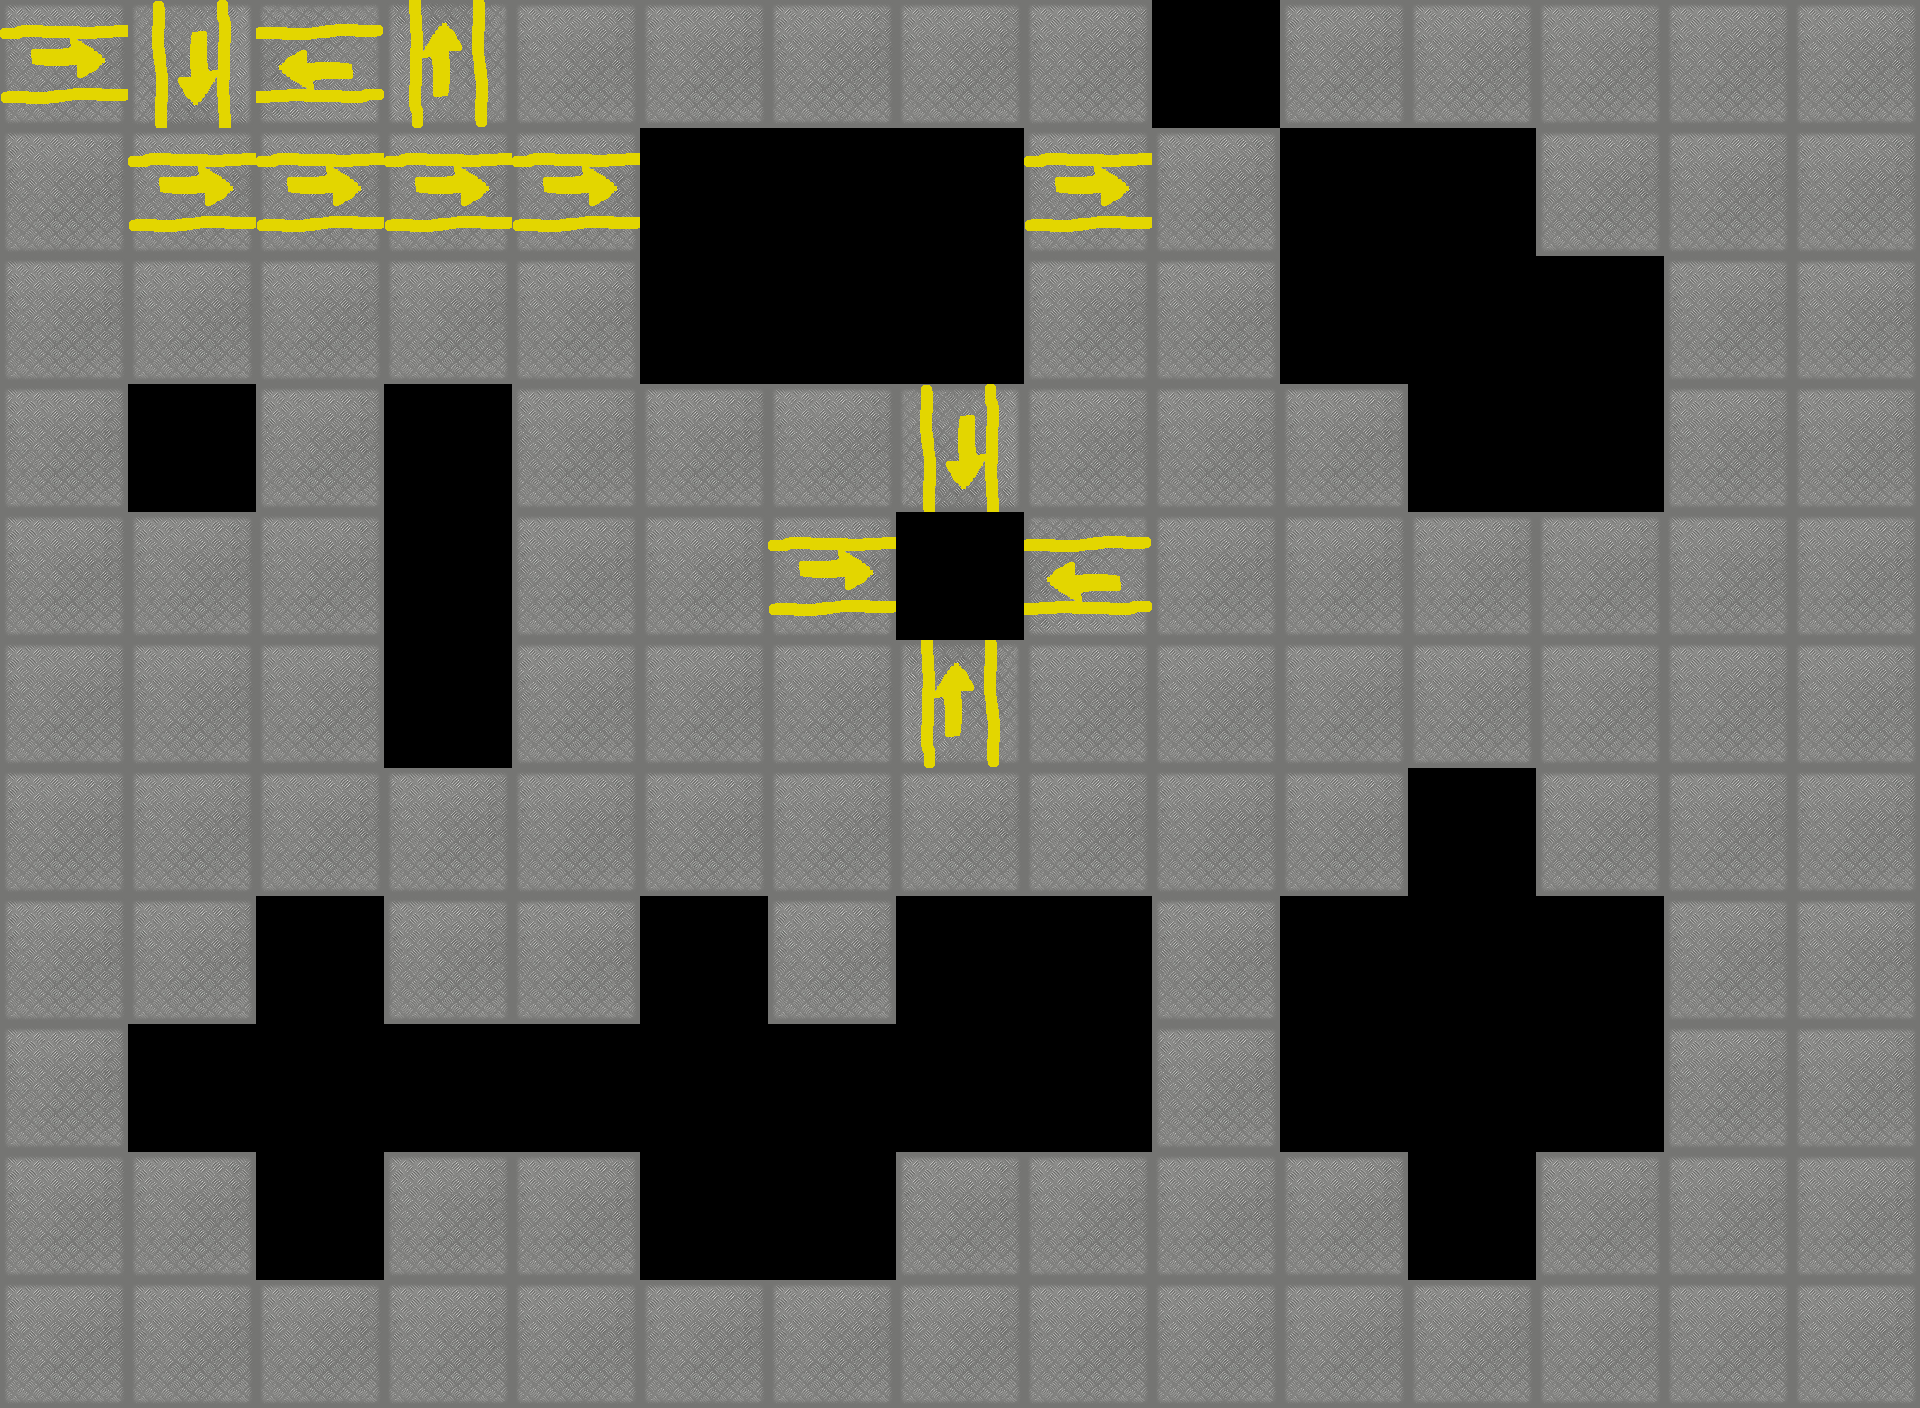

The image is a tile-based game level rendered from a .tmx file. Its description and source (layers, tilesets, objects; grid data summarised) follow:
An orthogonal 15x11 tile map with 128x128 px tiles, 1 tile layer (floor).

<map version="1.0" orientation="orthogonal" width="15" height="11" tilewidth="128" tileheight="128">
 <tileset firstgid="1" name="floor" tilewidth="128" tileheight="128">
  <image source="../tiles/floor.png" width="128" height="384" />
 </tileset>
 <layer name="floor" width="15" height="11">
  <data>[165 cells, 123 non-empty, 2 distinct tile ids]</data>
 </layer>
</map>
